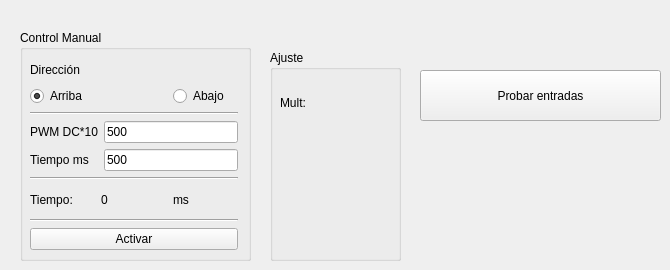
      <widget class="QWidget" name="tab_3">
       <attribute name="title">
        <string>ControlM</string>
       </attribute>
       <widget class="QGroupBox" name="groupBox_7">
        <property name="geometry">
         <rect>
          <x>20</x>
          <y>30</y>
          <width>231</width>
          <height>231</height>
         </rect>
        </property>
        <property name="title">
         <string>Control Manual</string>
        </property>
        <widget class="QWidget" name="layoutWidget">
         <property name="geometry">
          <rect>
           <x>10</x>
           <y>30</y>
           <width>208</width>
           <height>190</height>
          </rect>
         </property>
         <layout class="QVBoxLayout" name="verticalLayout_4">
          <item>
           <layout class="QGridLayout" name="gridLayout_7">
            <item row="0" column="0">
             <widget class="QLabel" name="label_18">
              <property name="text">
               <string>Dirección</string>
              </property>
             </widget>
            </item>
            <item row="0" column="1" colspan="2">
             <spacer name="horizontalSpacer_5">
              <property name="orientation">
               <enum>Qt::Horizontal</enum>
              </property>
              <property name="sizeHint" stdset="0">
               <size>
                <width>88</width>
                <height>20</height>
               </size>
              </property>
             </spacer>
            </item>
            <item row="1" column="0" colspan="2">
             <widget class="QRadioButton" name="radioButton_Up">
              <property name="text">
               <string>Arriba</string>
              </property>
              <property name="checked">
               <bool>true</bool>
              </property>
             </widget>
            </item>
            <item row="1" column="2">
             <widget class="QRadioButton" name="radioButton_Down">
              <property name="text">
               <string>Abajo</string>
              </property>
             </widget>
            </item>
           </layout>
          </item>
          <item>
           <widget class="Line" name="line_7">
            <property name="orientation">
             <enum>Qt::Horizontal</enum>
            </property>
           </widget>
          </item>
          <item>
           <layout class="QGridLayout" name="gridLayout_8">
            <item row="0" column="0">
             <widget class="QLabel" name="label_12">
              <property name="text">
               <string>PWM DC*10</string>
              </property>
             </widget>
            </item>
            <item row="0" column="1">
             <widget class="QLineEdit" name="lineEdit_pwmmc">
              <property name="text">
               <string>500</string>
              </property>
             </widget>
            </item>
            <item row="1" column="0">
             <widget class="QLabel" name="label_13">
              <property name="text">
               <string>Tiempo ms</string>
              </property>
             </widget>
            </item>
            <item row="1" column="1">
             <widget class="QLineEdit" name="lineEdit_dmc">
              <property name="text">
               <string>500</string>
              </property>
             </widget>
            </item>
           </layout>
          </item>
          <item>
           <widget class="Line" name="line_8">
            <property name="orientation">
             <enum>Qt::Horizontal</enum>
            </property>
           </widget>
          </item>
          <item>
           <layout class="QHBoxLayout" name="horizontalLayout_4">
            <item>
             <widget class="QLabel" name="label_19">
              <property name="text">
               <string>Tiempo:</string>
              </property>
             </widget>
            </item>
            <item>
             <widget class="QLabel" name="label_timeManual">
              <property name="text">
               <string>0</string>
              </property>
             </widget>
            </item>
            <item>
             <widget class="QLabel" name="label_39">
              <property name="text">
               <string>ms</string>
              </property>
             </widget>
            </item>
           </layout>
          </item>
          <item>
           <widget class="Line" name="line_9">
            <property name="orientation">
             <enum>Qt::Horizontal</enum>
            </property>
           </widget>
          </item>
          <item>
           <widget class="QPushButton" name="pushButton">
            <property name="text">
             <string>Activar</string>
            </property>
           </widget>
          </item>
         </layout>
        </widget>
       </widget>
       <widget class="QPushButton" name="pushButton_4">
        <property name="geometry">
         <rect>
          <x>420</x>
          <y>70</y>
          <width>241</width>
          <height>51</height>
         </rect>
        </property>
        <property name="text">
         <string>Probar entradas</string>
        </property>
       </widget>
       <widget class="QGroupBox" name="groupBox_9">
        <property name="geometry">
         <rect>
          <x>270</x>
          <y>50</y>
          <width>131</width>
          <height>211</height>
         </rect>
        </property>
        <property name="title">
         <string>Ajuste</string>
        </property>
        <widget class="QWidget" name="layoutWidget">
         <property name="geometry">
          <rect>
           <x>10</x>
           <y>40</y>
           <width>111</width>
           <height>25</height>
          </rect>
         </property>
         <layout class="QHBoxLayout" name="horizontalLayout_8">
          <item>
           <widget class="QLabel" name="label_20">
            <property name="text">
             <string>Mult:</string>
            </property>
           </widget>
          </item>
         </layout>
        </widget>
       </widget>
      </widget>
